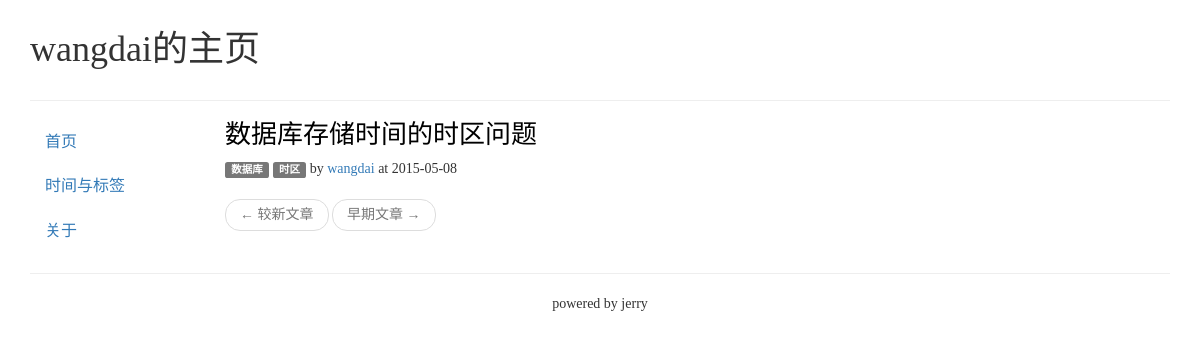
Before: / with the older database file.
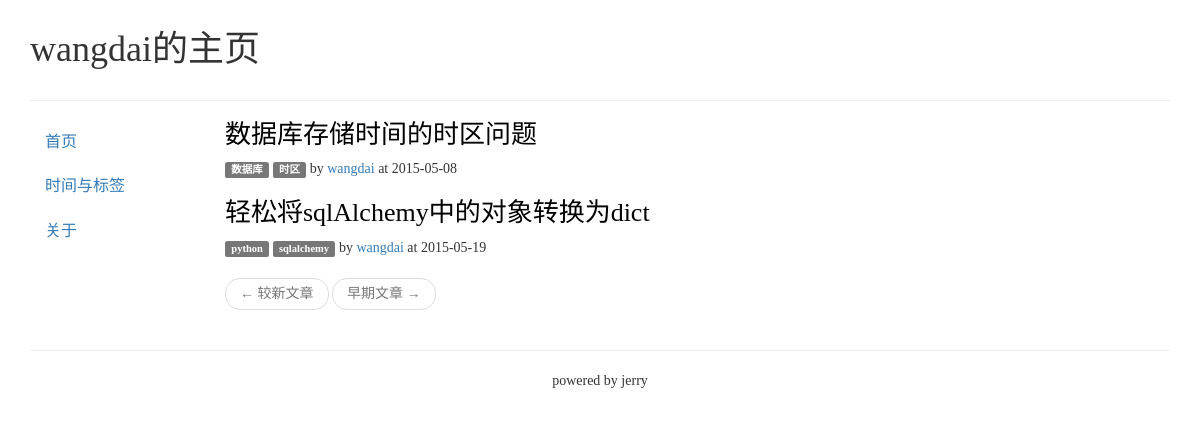
After: the same page with the newer database file.
### jerry/models.py (models this page shows, shortened)
class Post(MODEL_BASE):
    __tablename__ = 'post'
    id = Column(Integer, primary_key=True)
    title = Column(String(100), nullable=False)
    author_id = Column(Integer, ForeignKey('author.id'), nullable=False)
    html = Column(Text, nullable=False)
    markdown = Column(Text, nullable=False)
    published = Column(DateTime, nullable=False, default=datetime.utcnow())
    modified = Column(DateTime, nullable=False, default=datetime.utcnow())
    status = Column(String(10), nullable=False, default='normal')
    author = relationship('Author', backref='posts')
    tags = relationship('Tag', secondary=PostTag.__table__, backref='posts')

class Tag(MODEL_BASE):
    __tablename__ = 'tag'
    id = Column(Integer, primary_key=True)
    name = Column(String(40), nullable=False, unique=True)

class Author(MODEL_BASE):
    __tablename__ = 'author'
    id = Column(Integer, primary_key=True)
    name = Column(String(40), nullable=False, unique=True)
    password = Column(String(60), nullable=False)

### jerry/views.py (the view)
@APP.route('/')
def index():
    db = g.db
    p = int(request.args.get('p') or 1)
    tag_id = request.args.get('tag')
    author_id = request.args.get('author')
    month = request.args.get('month')
    tag_name = None
    author_name = None
    query = db.query(Post)
    if tag_id:
        tag_id = int(tag_id)
        tag_name = db.query(Tag.name).filter_by(id=tag_id).first()
        tag_name = tag_name[0] if tag_name else None
        query = query.join(PostTag, Post.id == PostTag.post_id).filter(PostTag.tag_id == tag_id)
    if author_id:
        author_id = int(author_id)
        author_name = db.query(Author.name).filter_by(id=author_id).first()
        author_name = author_name[0] if author_name else None
        query = query.filter(Post.author_id == author_id)
    if month:
        month = datetime.datetime.strptime(month, '%Y-%m')
        query = query.filter(Post.published >= month, Post.published < month + relativedelta(months=1))
    posts = query.filter(Post.status == 'normal').all()[10*(p-1):10*p]
    next_url = url_for('index', tag=tag_id, author=author_id, month=month, p=p+1) if len(posts) == 10 else None
    prev_url = url_for('index', tag=tag_id, author=author_id, month=month, p=p-1) if p > 1 else None
    context = dict(
        posts=posts,
        tag_name=tag_name,
        author_name=author_name,
        month=month,
        next_url=next_url,
        prev_url=prev_url,
        p=p,
    )
    return render_template('index.html', **context)

### jerry/__init__.py (called while the page is built)
def date_format(date, format_string='%Y-%m-%d'):
    return date.strftime(format_string)

### jerry/views.py (called while the page is built)
@APP.before_request
def before_request():
    g.db = DB_SESSION()

@APP.teardown_request
def teardown_request(exception):
    db = getattr(g, 'db', None)
    if db is not None:
        db.close()

### jerry/templates/index.html (shortened to what this page needs)
{% extends "base.html" %}
{% block content %}
{% for post in posts %}
<div class="post-meta" style="margin-bottom:20px;">
    <h2 style="margin-top:0; font-size:26px;"><a href="/posts/{{post.id}}">{{post.title}}</a></h2>
    <div>
        {% for tag in post.tags %}<a href="/?tag={{tag.id}}"><span class="label label-default">{{tag.name}}</span></a> {% endfor %}
        by <a href="/?author={{post.author.id}}">{{post.author.name}}</a> at {{post.published|date_format}}
    </div>
</div>
{% endfor %}
<nav>
  <ul class="pager" style="text-align:left;">
    <li {% if not prev_url %}class="disabled"{% endif %}><a {% if prev_url %}href="{{prev_url}}"{% endif %}><span aria-hidden="true">&larr;</span> 较新文章</a></li>
    <li {% if not next_url %}class="disabled"{% endif %}><a {% if next_url %}href="{{next_url}}"{% endif %}>早期文章 <span aria-hidden="true">&rarr;</span></a></li>
  </ul>
</nav>
{% endblock %}

### jerry/templates/base.html (shortened to what this page needs)
<!DOCTYPE html>
<html lang="en">
<head>
    <link rel="stylesheet" href="http://cdn.bootcss.com/bootstrap/3.3.4/css/bootstrap.min.css">
</head>
<body style="font-family:'Microsoft YaHei'">
<div class="container">
    <div class="row" style="margin:10px 0; position: relative;"><h1>wangdai的主页</h1></div>
    <hr>
    <div class="row">
        <div class="col-md-2">
            <ul class="nav nav-pills nav-stacked" style="font-size:16px;">
                <li role="presentation"><a href="/">首页</a></li>
                <li role="presentation"><a href="#">时间与标签</a></li>
                <li role="presentation"><a href="#">关于</a></li>
            </ul>
        </div>
        <div class="col-md-10">{% block content %}{% endblock %}</div>
    </div>
    <hr>
    <div class="row">
        <p style="text-align:center;">powered by jerry</p>
    </div>
</div>
</body>
</html>

### jerry/templates/base.html (style rules this page uses)
h2>a { color: black; }

Changed rows visible on the page:
added Post: title "轻松将sqlAlchemy中的对象转换为dict", author.name "wangdai", published "2015-05-19"
now on this page (row unchanged): Tag: name "python", shown under "轻松将sqlAlchemy中的对象转换为dict"
added Tag: name "sqlalchemy", shown under "轻松将sqlAlchemy中的对象转换为dict"
